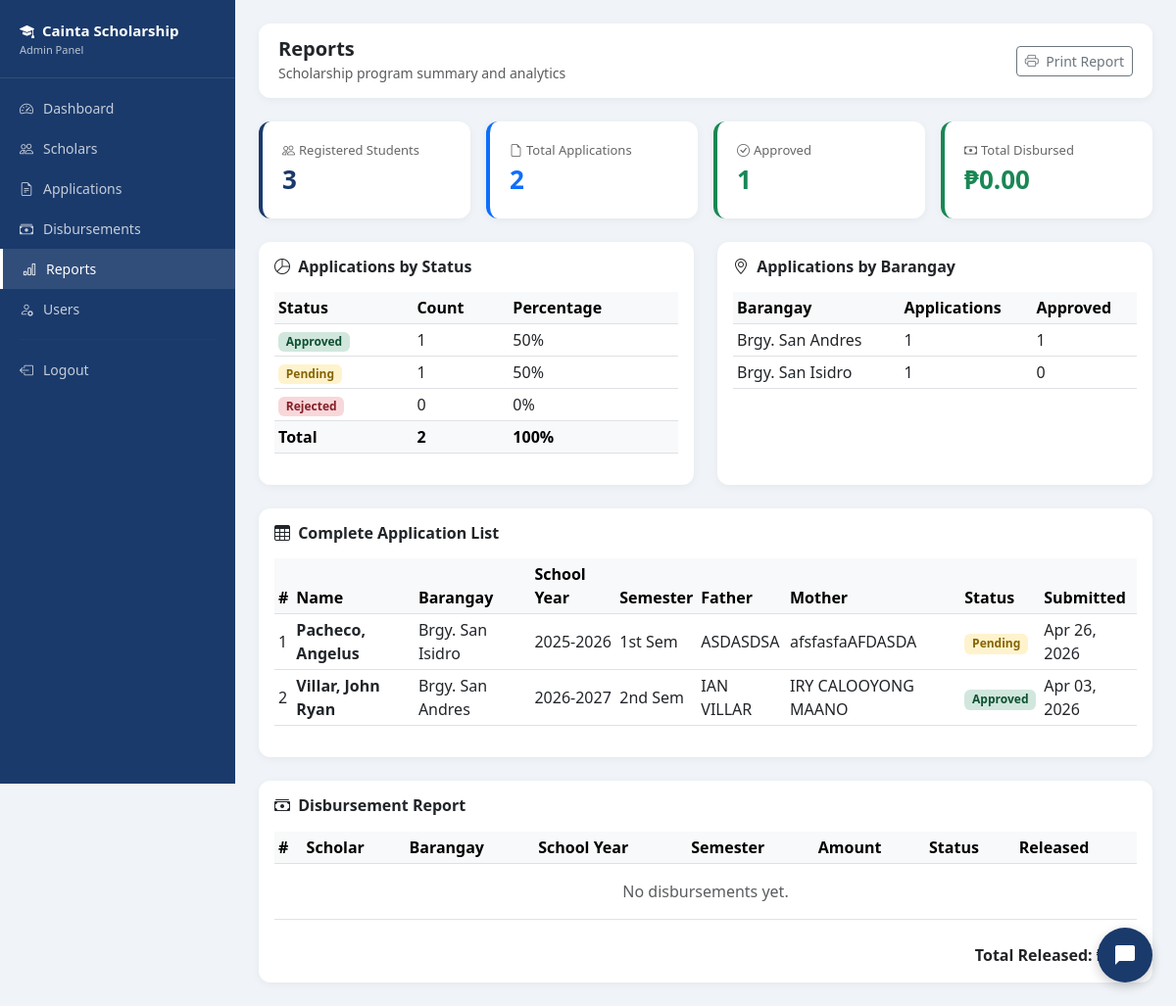
The app's page /admin/reports.php (signed in), older data.
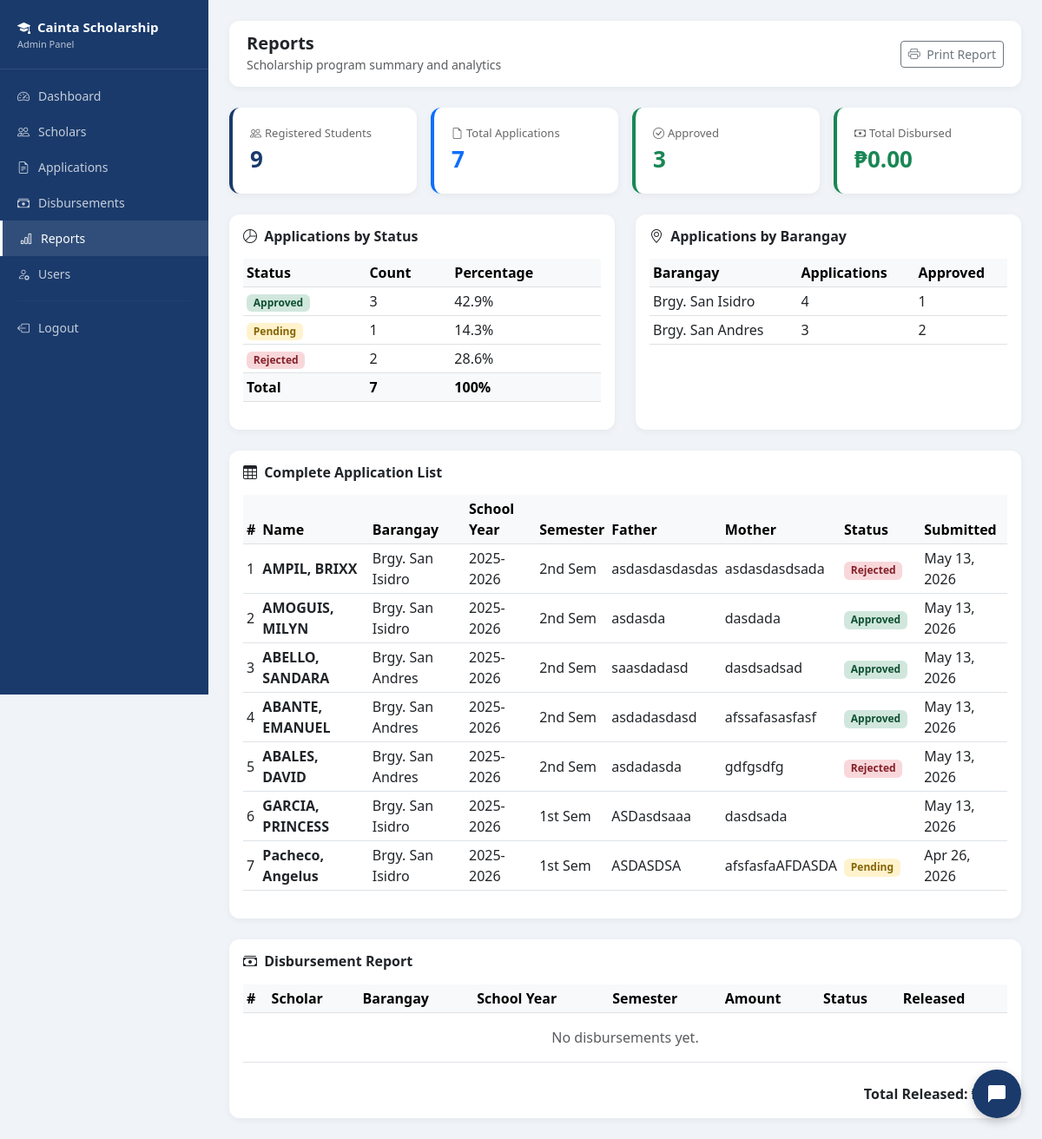
The same page, newer data.
### tables this page shows
CREATE TABLE `applications` (
  `application_id` int(11) NOT NULL,
  `scholar_id` int(11) NOT NULL,
  `school_year` varchar(20) DEFAULT NULL,
  `semester` enum('1st','2nd') DEFAULT NULL,
  `gwa` decimal(4,2) DEFAULT NULL,
  `monthly_income` decimal(10,2) DEFAULT NULL,
  `status` enum('pending','for_review','approved','rejected','incomplete') DEFAULT 'pending',
  `remarks` text DEFAULT NULL,
  `submitted_at` timestamp NOT NULL DEFAULT current_timestamp(),
  `father_name` varchar(100) DEFAULT NULL,
  `father_occupation` varchar(100) DEFAULT NULL,
  `mother_name` varchar(100) DEFAULT NULL,
  `mother_occupation` varchar(100) DEFAULT NULL
);

CREATE TABLE `students` (
  `student_id` int(11) NOT NULL,
  `first_name` varchar(50) NOT NULL,
  `last_name` varchar(50) NOT NULL,
  `middle_name` varchar(50) DEFAULT NULL,
  `email` varchar(100) NOT NULL,
  `password` varchar(255) NOT NULL,
  `contact_no` varchar(20) DEFAULT NULL,
  `address` text DEFAULT NULL,
  `barangay` varchar(100) DEFAULT NULL,
  `birthdate` date DEFAULT NULL,
  `gender` enum('Male','Female') DEFAULT NULL,
  `is_active` tinyint(4) DEFAULT 1,
  `created_at` timestamp NOT NULL DEFAULT current_timestamp(),
  `is_archived` tinyint(4) DEFAULT 0,
  `archived_at` timestamp NULL DEFAULT NULL,
  `archive_reason` varchar(255) DEFAULT NULL
);

### admin/reports.php (the view, shortened to what the changed rows need)
<?php
require_once '../includes/db.php';
$total_students = $pdo->query("SELECT COUNT(*) FROM students")->fetchColumn();
$total_applications = $pdo->query("SELECT COUNT(*) FROM applications")->fetchColumn();
$approved = $pdo->query("SELECT COUNT(*) FROM applications WHERE status='approved'")->fetchColumn();
$pending = $pdo->query("SELECT COUNT(*) FROM applications WHERE status='pending'")->fetchColumn();
$rejected = $pdo->query("SELECT COUNT(*) FROM applications WHERE status='rejected'")->fetchColumn();
$by_barangay = $pdo->query("
    SELECT s.barangay, COUNT(*) as total,
    SUM(CASE WHEN a.status='approved' THEN 1 ELSE 0 END) as approved
    FROM applications a
    JOIN students s ON a.scholar_id = s.student_id
    GROUP BY s.barangay
    ORDER BY total DESC
")->fetchAll();
$all_apps = $pdo->query("
    SELECT a.*, s.first_name, s.last_name, s.barangay, s.email, s.contact_no
    FROM applications a
    JOIN students s ON a.scholar_id = s.student_id
    ORDER BY a.submitted_at DESC
")->fetchAll();
?>
<!DOCTYPE html>
<html lang="en">
<head>
    <link href="https://cdn.jsdelivr.net/npm/bootstrap@5.3.0/dist/css/bootstrap.min.css" rel="stylesheet">
    <link href="https://cdn.jsdelivr.net/npm/bootstrap-icons@1.10.0/font/bootstrap-icons.css" rel="stylesheet">
</head>
<body>
<div class="main-content">
    <div class="row g-3 mb-4">
        <div class="col-md-3">
            <div class="stat-card" style="border-color: #1A3A6B;">
                <div style="font-size:13px; color:#666;"><i class="bi bi-people me-1"></i>Registered Students</div>
                <div style="font-size:26px; font-weight:700; color:#1A3A6B;"><?= $total_students ?></div>
            </div>
        </div>
        <div class="col-md-3">
            <div class="stat-card" style="border-color: #0d6efd;">
                <div style="font-size:13px; color:#666;"><i class="bi bi-file-earmark me-1"></i>Total Applications</div>
                <div style="font-size:26px; font-weight:700; color:#0d6efd;"><?= $total_applications ?></div>
            </div>
        </div>
        <div class="col-md-3">
            <div class="stat-card" style="border-color: #198754;">
                <div style="font-size:13px; color:#666;"><i class="bi bi-check-circle me-1"></i>Approved</div>
                <div style="font-size:26px; font-weight:700; color:#198754;"><?= $approved ?></div>
            </div>
        </div>
    </div>
    <div class="row g-4 mb-4">
        <div class="col-md-6">
            <div class="card h-100">
                <div class="card-body">
                    <table class="table table-sm">
                        <thead class="table-light">
                            <tr><th>Status</th><th>Count</th><th>Percentage</th></tr>
                        </thead>
                        <tbody>
                            <tr>
                                <td><span class="badge badge-approved">Approved</span></td>
                                <td><?= $approved ?></td>
                                <td><?= $total_applications > 0 ? round(($approved/$total_applications)*100, 1) : 0 ?>%</td>
                            </tr>
                            <tr>
                                <td><span class="badge badge-pending">Pending</span></td>
                                <td><?= $pending ?></td>
                                <td><?= $total_applications > 0 ? round(($pending/$total_applications)*100, 1) : 0 ?>%</td>
                            </tr>
                            <tr>
                                <td><span class="badge badge-rejected">Rejected</span></td>
                                <td><?= $rejected ?></td>
                                <td><?= $total_applications > 0 ? round(($rejected/$total_applications)*100, 1) : 0 ?>%</td>
                            </tr>
                            <tr class="table-light fw-bold">
                                <td>Total</td>
                                <td><?= $total_applications ?></td>
                                <td>100%</td>
                            </tr>
                        </tbody>
                    </table>
                </div>
            </div>
        </div>
        <div class="col-md-6">
            <div class="card h-100">
                <div class="card-body">
                    <?php if(empty($by_barangay)): ?>
                    <p class="text-muted text-center py-3">No data available.</p>
                    <?php else: ?>
                    <table class="table table-sm">
                        <thead class="table-light">
                            <tr><th>Barangay</th><th>Applications</th><th>Approved</th></tr>
                        </thead>
                        <tbody>
                            <?php foreach($by_barangay as $b): ?>
                            <tr>
                                <td><?= htmlspecialchars($b['barangay']) ?></td>
                                <td><?= $b['total'] ?></td>
                                <td><?= $b['approved'] ?></td>
                            </tr>
                            <?php endforeach; ?>
                        </tbody>
                    </table>
                    <?php endif; ?>
                </div>
            </div>
        </div>
    </div>
    <div class="card mb-4">
        <div class="card-body">
            <div class="table-responsive">
                <table class="table table-sm table-hover align-middle">
                    <thead class="table-light">
                        <tr>
                            <th>#</th><th>Name</th><th>Barangay</th><th>School Year</th>
                            <th>Semester</th><th>Father</th><th>Mother</th><th>Status</th><th>Submitted</th>
                        </tr>
                    </thead>
                    <tbody>
                        <?php if(empty($all_apps)): ?>
                        <tr><td colspan="9" class="text-center text-muted py-3">No applications yet.</td></tr>
                        <?php else: ?>
                        <?php foreach($all_apps as $i => $app): ?>
                        <tr>
                            <td><?= $i + 1 ?></td>
                            <td><strong><?= htmlspecialchars($app['last_name'] . ', ' . $app['first_name']) ?></strong></td>
                            <td><?= htmlspecialchars($app['barangay']) ?></td>
                            <td><?= $app['school_year'] ?></td>
                            <td><?= $app['semester'] ?> Sem</td>
                            <td><?= htmlspecialchars($app['father_name'] ?? 'N/A') ?></td>
                            <td><?= htmlspecialchars($app['mother_name'] ?? 'N/A') ?></td>
                            <td><span class="badge badge-<?= $app['status'] ?>"><?= ucfirst(str_replace('_', ' ', $app['status'])) ?></span></td>
                            <td><?= date('M d, Y', strtotime($app['submitted_at'])) ?></td>
                        </tr>
                        <?php endforeach; ?>
                        <?php endif; ?>
                    </tbody>
                </table>
            </div>
        </div>
    </div>
    <div class="card">
        <div class="card-body">
            <div class="table-responsive">
                <table class="table table-sm table-hover align-middle">
                    <thead class="table-light">
                        <tr>
                            <th>#</th><th>Scholar</th><th>Barangay</th><th>School Year</th>
                            <th>Semester</th><th>Amount</th><th>Status</th><th>Released</th>
                        </tr>
                    </thead>
                </table>
            </div>
        </div>
    </div>
</div>
</body>
</html>

Row changes from the older to the newer data that the page shows:
removed applications: students.last_name+first_name "Villar, John Ryan", students.barangay "Brgy. San Andres", school_year "2026-2027", semester "2nd", father_name "IAN VILLAR", mother_name "IRY CALOOYONG MAANO", status "Approved", submitted_at "Apr 03, 2026"
added applications: students.last_name+first_name "AMPIL, BRIXX", students.barangay "Brgy. San Isidro", school_year "2025-2026", semester "2nd", father_name "asdasdasdasdas", mother_name "asdasdasdsada", status "Rejected", submitted_at "May 13, 2026"
added applications: students.last_name+first_name "AMOGUIS, MILYN", students.barangay "Brgy. San Isidro", school_year "2025-2026", semester "2nd", father_name "asdasda", mother_name "dasdada", status "Approved", submitted_at "May 13, 2026"
added applications: students.last_name+first_name "ABELLO, SANDARA", students.barangay "Brgy. San Andres", school_year "2025-2026", semester "2nd", father_name "saasdadasd", mother_name "dasdsadsad", status "Approved", submitted_at "May 13, 2026"
added applications: students.last_name+first_name "ABANTE, EMANUEL", students.barangay "Brgy. San Andres", school_year "2025-2026", semester "2nd", father_name "asdadasdasd", mother_name "afssafasasfasf", status "Approved", submitted_at "May 13, 2026"
added applications: students.last_name+first_name "ABALES, DAVID", students.barangay "Brgy. San Andres", school_year "2025-2026", semester "2nd", father_name "asdadasda", mother_name "gdfgsdfg", status "Rejected", submitted_at "May 13, 2026"
added applications: students.last_name+first_name "GARCIA, PRINCESS", students.barangay "Brgy. San Isidro", school_year "2025-2026", semester "1st", father_name "ASDasdsaaa", mother_name "dasdsada", submitted_at "May 13, 2026", status "incomplete" (drawn)
Text that changed along with them:
$total_students: "3" → "9"
$total_applications: "2" → "7"
$approved: "1" → "3"
$rejected: "0" → "2"
text no longer shown: "50 50 0"
text now shown: "42.9 14.3 28.6"
new list line: "Brgy. San Isidro 4 1"
new list line: "Brgy. San Andres 3 2"
list line gone: "Brgy. San Andres 1 1"
list line gone: "Brgy. San Isidro 1 0"
